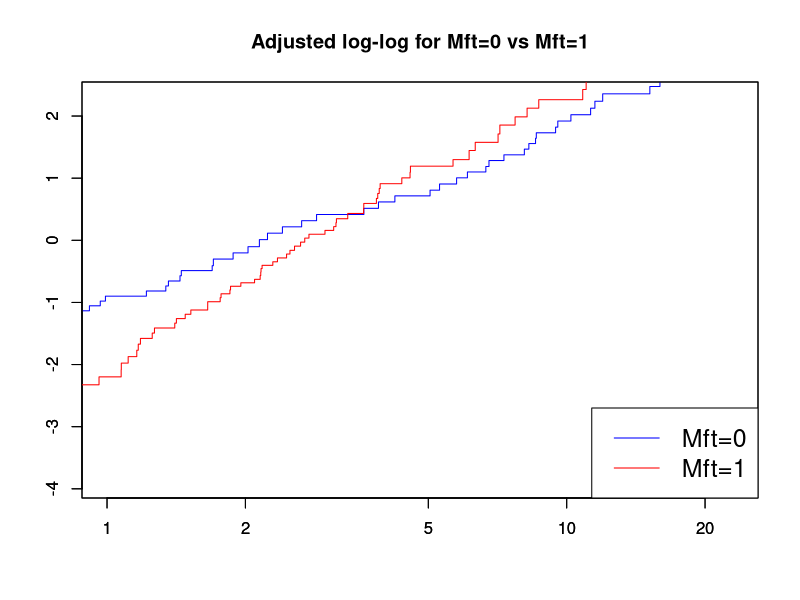
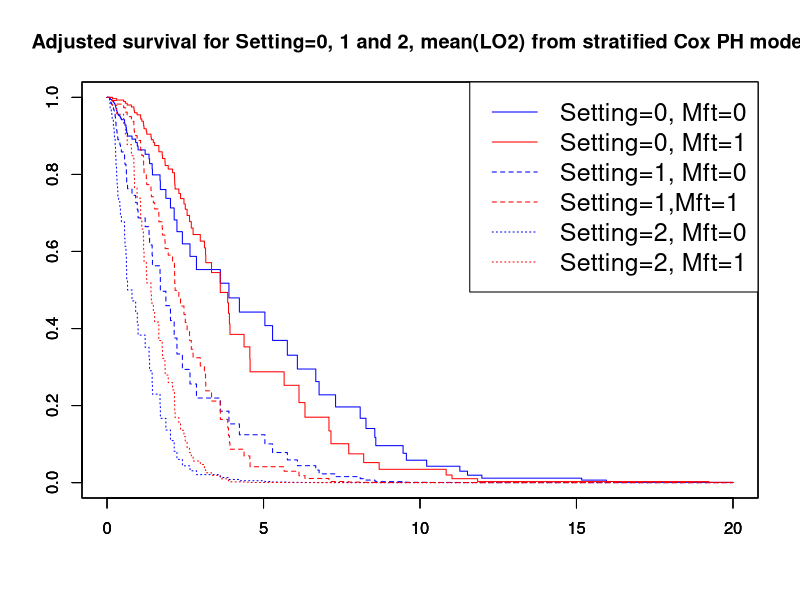
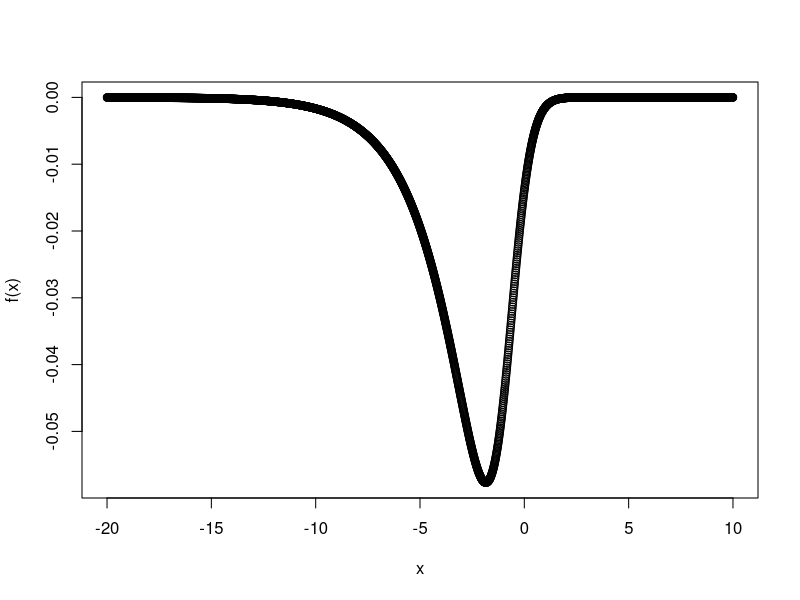
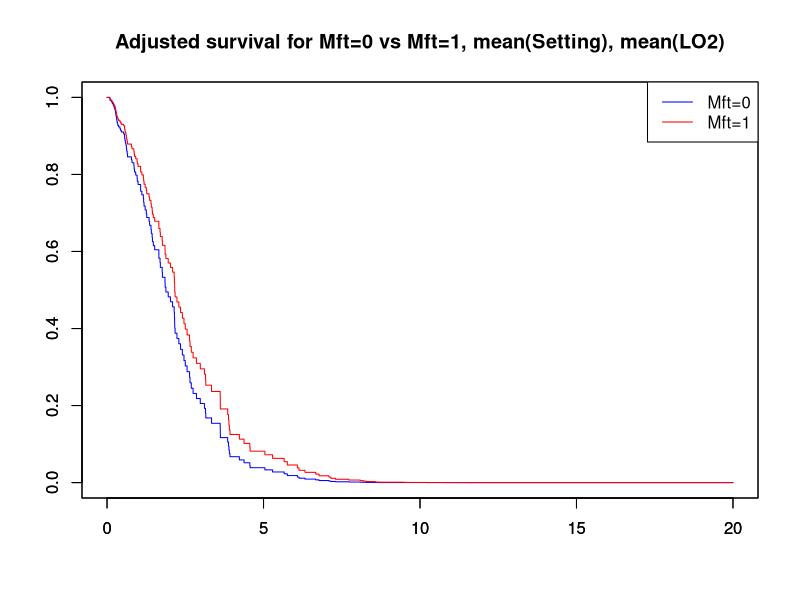

Recreate these plots in R, in order.
## ---- chunk 1
library(knitr)
opts_chunk$set(tidy.opts=list(width.cutoff=80),tidy=TRUE)
## ---- chunk 2
knitr::opts_chunk$set(echo = TRUE)
knitr::opts_knit$set(root.dir = "C:/GitStuff/Survival_Analysis/MATH_629/Data")
## ---- chunk 3
rm(list=ls())
library(survival)
library(dplyr)
## ---- chunk 4
Ven.reset <-read.csv("VenresetMft.csv", header = TRUE)
## ---- chunk 5
Y<-Surv(Ven.reset$eventtime,Ven.reset$status)
Coxph.addicts=coxph(Y~Setting+LO2+Mft,data=Ven.reset)
summary(Coxph.addicts)
cox.zph(Coxph.addicts,transform=rank)
## ---- chunk 6
#Stratify Ventilator Data set by TR
Ven.reset0<-Ven.reset[Ven.reset$Mft==0, ]
Ven.reset1<-Ven.reset[Ven.reset$Mft==1, ]
#Create Survival Objects for both strata 
Y0<-Surv(Ven.reset0$eventtime,Ven.reset0$status==1)
Y1<-Surv(Ven.reset1$eventtime,Ven.reset1$status==1)
#Fit Cox PH models to both strata
Coxph.Ven.m0=coxph(Y0~LO2+Setting,data=Ven.reset0)
Coxph.Ven.m1=coxph(Y1~LO2+Setting,data=Ven.reset1)
#get the overall mean of LO2 and Setting 
meanLO2=mean(Ven.reset$LO2)
meanSetting=mean(Ven.reset$Setting)
#plot our adjusted survival curves 
pattern=data.frame(LO2=meanLO2,Setting=meanSetting)
plot(survfit(Coxph.Ven.m0,newdata=pattern),fun="cloglog",conf.int=F,xlim=c(1,23),ylim=c(-3.9,2.3),main="Adjusted log-log for Mft=0 vs Mft=1",col=c('blue'))
par(new=TRUE)
plot(survfit(Coxph.Ven.m1,newdata=pattern),fun="cloglog",conf.int=F,xlim=c(1,23),ylim=c(-3.9,2.3),col=c('red'))
legend("bottomright",cex=1.5,c("Mft=0","Mft=1"),lty=c("solid"),col=c("blue","red"))
## ---- chunk 7
#i Fit a stratified model 
Y<-Surv(Ven.reset$eventtime,Ven.reset$status==1)
coxph.Ven.m1<-coxph(Y~Setting + LO2 + strata(Mft),data=Ven.reset)
summary(coxph.Ven.m1)
## ---- chunk 8
coxph.Ven.m1$loglik
CSstat = -2*(coxph.Ven.m1$loglik[1]-coxph.Ven.m1$loglik[2])
print(paste("The value of our test statistic is", CSstat))
CV = qchisq(.95,df=2)
print(paste("Our critical value is:",CV))
CSstat>CV
pvalue1=pchisq(CSstat,df = 2,lower.tail = FALSE)
print(paste("Our p value is:",pvalue1))
## ---- chunk 9
meanLO2=mean(Ven.reset$LO2)
pattern1=data.frame(Setting=0,LO2=meanLO2)
plot(survfit(coxph.Ven.m1,newdata=pattern1),col=c('blue','red'),conf.int=F,main="Adjusted survival for Setting=0, 1 and 2, mean(LO2) from stratified Cox PH model")
pattern2=data.frame(Setting=1,LO2=meanLO2)
par(new=TRUE)
plot(survfit(coxph.Ven.m1,newdata=pattern2),col=c('blue','red'), lty=c('dashed'),conf.int=F)
pattern3=data.frame(Setting=2,LO2=meanLO2)
par(new=TRUE)
plot(survfit(coxph.Ven.m1,newdata=pattern3),col=c('blue','red'), lty=c('dotted'),conf.int=F)
legend("topright",cex=1.5,c("Setting=0, Mft=0","Setting=0, Mft=1","Setting=1, Mft=0","Setting=1,Mft=1","Setting=2, Mft=0","Setting=2, Mft=1"),lty=c("solid","solid","dashed","dashed","dotted","dotted"),col=c("blue","red"))
## ---- chunk 10
coxph.Ven.int.m1<-coxph(Y~Setting+LO2+Mft:LO2+Mft:Setting+strata(Mft),data=Ven.reset)
summary(coxph.Ven.int.m1)
## ---- chunk 11
CSstat = -2*(coxph.Ven.m1$loglik[2]-coxph.Ven.int.m1$loglik[2])
print(paste("The value of the test statistic is:",CSstat))
CV = qchisq(.95,df=2)
print(paste("The critical value is:",CV))
CSstat>CV
pvalue2=pchisq(CSstat, 2, lower.tail = FALSE)
print(paste("The p value is:",pvalue2))
## ---- chunk 12
#HR for Setting and 95% CI for HR for Setting with MFt=0. 
b1=coxph.Ven.int.m1$coefficients[1]
exp(b1)
exp(b1-1.96*0.18159)
exp(b1+1.96*0.18159)
## ---- chunk 13
#We use a trick here and recode Mft=0 as Mft=-1 and Mft=1 as Mft=0 and refit the model.
Ven.reset$Mft2=Ven.reset$Mft-1
coxph.Ven.int.m2<-coxph(Y~Setting+LO2+Mft2:LO2+Mft2:Setting+strata(Mft2),data=Ven.reset)
summary(coxph.Ven.int.m2)
#HR for Setting and 95% CI for HR for Setting with MFt=1. 
b1=coxph.Ven.int.m2$coefficients[1]
exp(b1)
exp(b1-1.96*0.1779)
exp(b1+1.96*0.1779)
## ---- chunk 14
#Problem 5.4
f1.1<-function(b) 1/(exp(b*2)+2*exp(1.5*b)+1)
f1.2<-function(b) exp(2*b)/(exp(2*b)+2*exp(1.5*b))
f2.1<-function(b) exp(b)/(2*exp(b)+exp(2*b))
f2.2<-function(b) exp(b)/(exp(b)+exp(2*b))
f<-function(b) -f1.1(b)*f1.2(b)*f2.1(b)*f2.2(b)
#f <- function(b) -exp(b)/(3*exp(2*b)+4*exp(b)+1)
x <- seq(-20,10,0.01)
plot(x, f(x))   
optimize(f, lower = -5, upper = 0)
## ---- chunk 15
time<-c(2,3,5,6,6,7,8);status<-c(1,1,0,1,0,1,1);Dose<-c(0,2,1,1,1.5,2,1.5);
Type<-c(0,0,1,1,0,1,0)
Alcohol=data.frame(time,status,Dose,Type)
S<-Surv(Alcohol$time,Alcohol$status==1)
coxph(S~Dose+strata(Type),data=Alcohol)
## ---- chunk 16
Coxph.ven3=coxph(Y~Setting+LO2+Mft,data=Ven.reset)
settingmean=mean(Ven.reset$Setting); LO2mean=mean(Ven.reset$LO2); 
pattern1=data.frame(Setting=settingmean,LO2=LO2mean,Mft=0);
pattern2=data.frame(Setting=settingmean,LO2=LO2mean,Mft=1);
plot(survfit(Coxph.ven3,newdata=pattern1),conf.int=F,main="Adjusted survival for Mft=0 vs Mft=1, mean(Setting), mean(LO2)",col=c("blue"))
par(new=TRUE)
plot(survfit(Coxph.ven3,newdata=pattern2),conf.int=F,col=c("red"))
legend("topright",c("Mft=0","Mft=1"), lty=c("solid"),col=c('blue','red'))
## ---- chunk 17
Venreset.cp4=survSplit(Ven.reset,cut=4,end="eventtime",event="status",start="start",id="id")
Venreset.cp4$hv2=Venreset.cp4$Mft*(Venreset.cp4$start>=4)
Y4=Surv(Venreset.cp4$start,Venreset.cp4$eventtime,Venreset.cp4$status)
coxph.Venreset.hs2<-coxph(Y4 ~ Setting + LO2 + Mft + hv2 + cluster(id),data=Venreset.cp4)
summary(coxph.Venreset.hs2)
## ---- chunk 18
Venreset.cp=survSplit(Ven.reset,cut=Ven.reset$eventtime[Ven.reset$status==1],end="eventtime",event="status",start="start",id="id")
Venreset.cp$t.Mft=Venreset.cp$Mft*log(Venreset.cp$eventtime)
#Create an extended survival object
YE<-Surv(Venreset.cp$start,Venreset.cp$eventtime,Venreset.cp$status)
#Test for clinic
coxph.venreset.ct<-coxph(YE ~ LO2 + Setting + Mft + t.Mft + cluster(id),data=Venreset.cp)
summary(coxph.venreset.ct)
